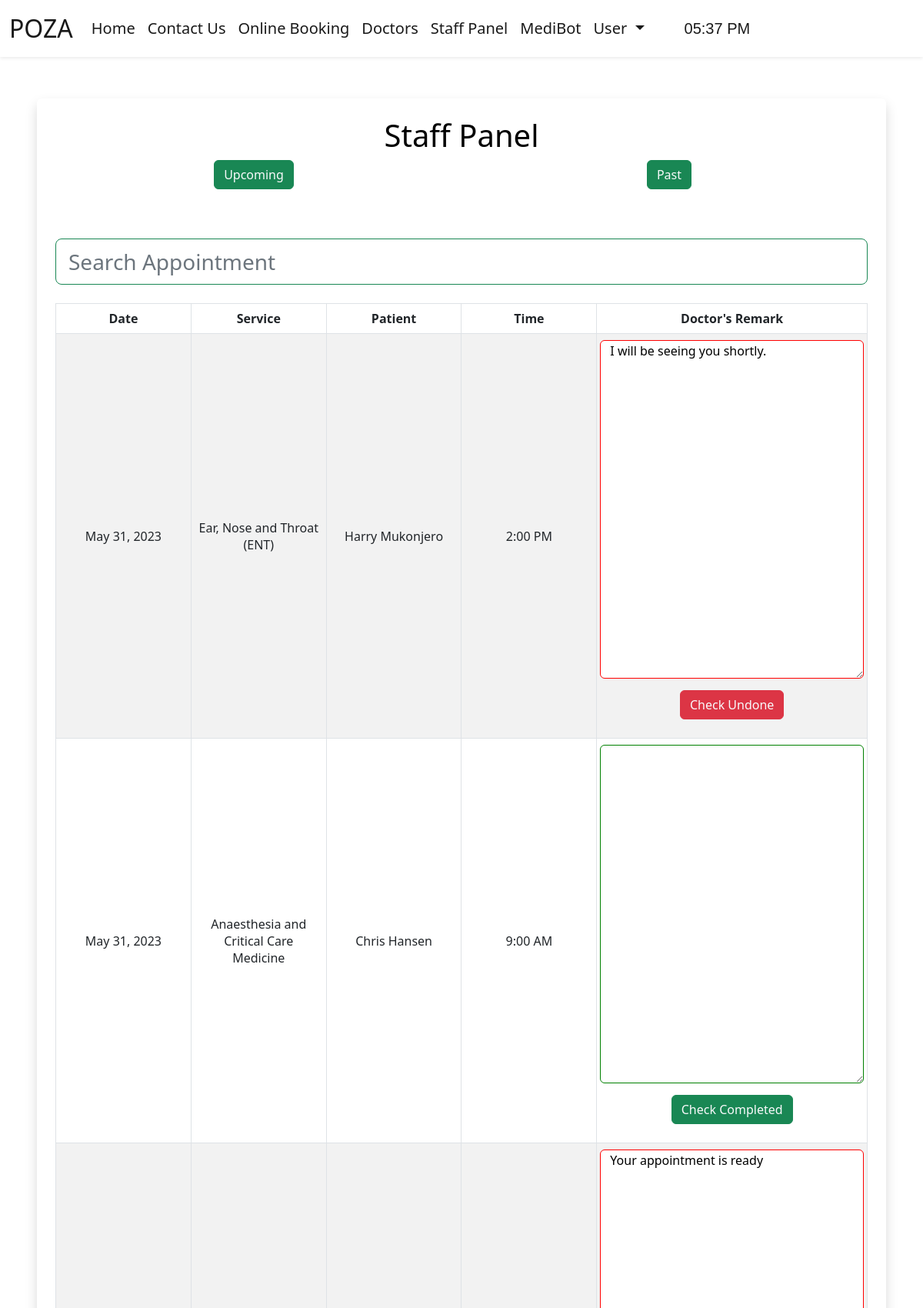
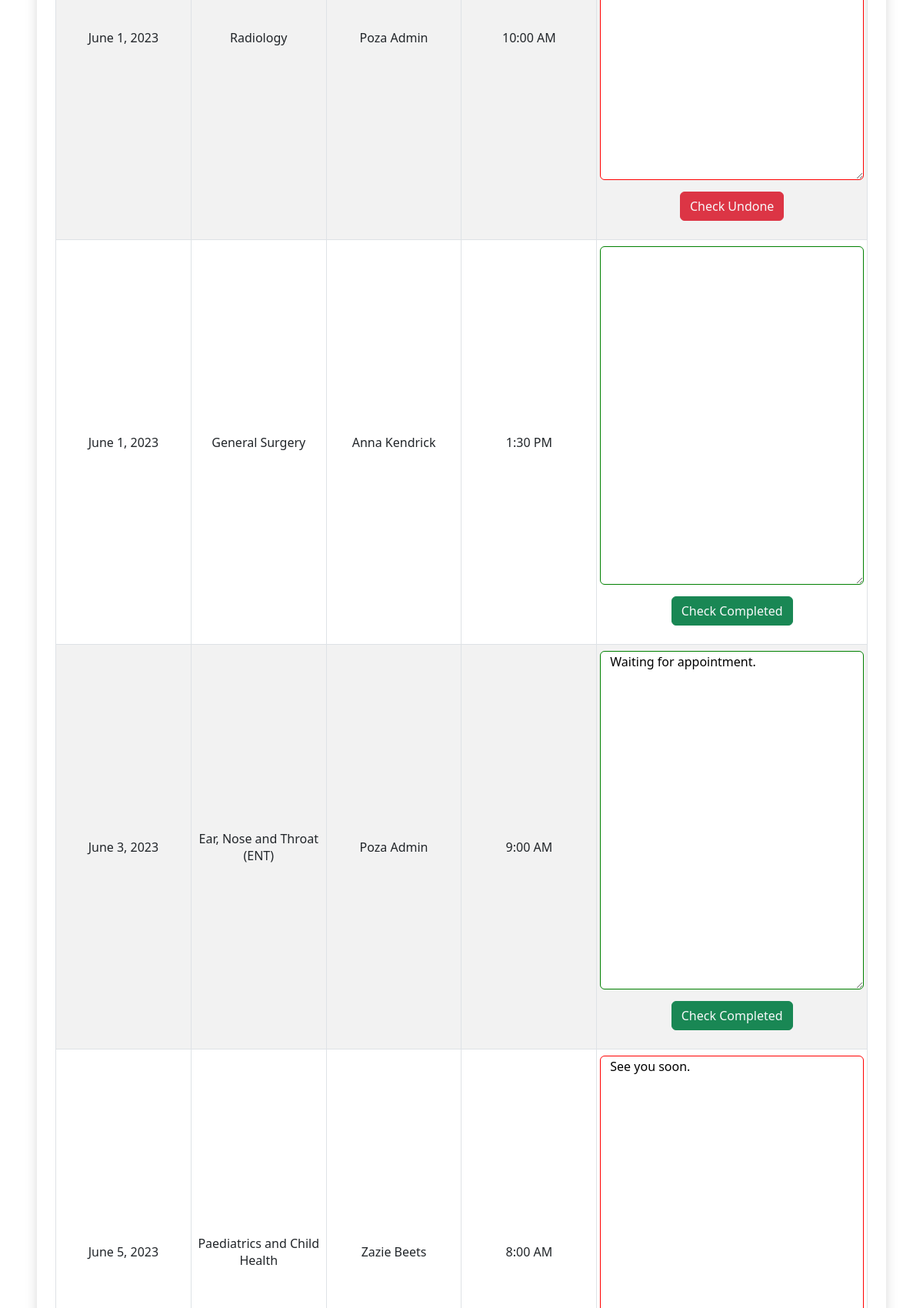
Page /staff-panel/ (signed in, upper part) on the committed database (2 pictures, top to bottom).
### booking/models.py (models this page shows, shortened)
class Appointment(models.Model):
    uuid = models.ForeignKey(Persona, on_delete=models.CASCADE)
    app_id = models.BigAutoField(primary_key=True,)
    service = models.CharField(max_length=50, choices=SERVICE_CHOICES, default="Physician / Internal Medicine")
    day = models.DateField(default=datetime.now)
    time = models.CharField(max_length=10, choices=TIME_CHOICES)
    time_ordered = models.DateTimeField(default=datetime.now, blank=True)
    assigned_doctor = models.CharField(max_length=30, editable=False)
    price = models.PositiveIntegerField()
    note = models.TextField(default="")
    completed = models.BooleanField(default=False)

class Persona(AbstractUser, PermissionsMixin):
    uuid = models.UUIDField(primary_key=True, auto_created=True, default=uuid.uuid4)
    username = None
    name = models.CharField(max_length=50, null=False)
    email = models.EmailField(max_length=255, unique=True, validators=[EmailValidator(message="Please enter a valid email address in the format"), RegexValidator(regex='^name@name.name', inverse_match=True, message="Please provide a valid email address.")])
    birth_date = models.DateField(null=False, validators=[at_least_age_18])
    gender = models.CharField(choices=GENDER_CHOICES, default="Prefer Not To Say", max_length=20)
    phone_no = models.IntegerField(null=False)
    account_type = models.CharField(max_length=10, choices=ACCOUNT_CHOICES, default='PATIENT')
    kin_name = models.CharField(max_length=50, help_text="*Optional", null=True, blank=True)
    kin_contact = models.IntegerField(help_text="*Optional", null=True, blank=True)
    password = models.CharField(max_length=30, validators=[MinLengthValidator(limit_value=8, message="Please ensure the password is at least 8 characters"), RegexValidator(regex='^password', inverse_match=True, message="Please use a different password")], default="password")
    is_superuser = models.BooleanField(default=False)
    is_active = models.BooleanField(default=True)
    last_update = models.DateTimeField(_('last updated'), auto_now=True)
    last_logged = models.DateTimeField(default=datetime.now)
    objects = PersonaManager()
    USERNAME_FIELD = 'email'
    REQUIRED_FIELDS = ['password']

### booking/views.py (the view, shortened to what this page needs)
# urls.py: path('staff-panel/', views.staffPanel, name='staffPanel'),
def staffPanel(request, **extra_fields):
    user = request.user
    if user.is_authenticated:
        today = datetime.today()
        foo = extra_fields.get('foo', None)
        if foo == "past":
            minDate = (today - timedelta(days=30)).strftime('%Y-%m-%d')
            maxDate = (today - timedelta(days=1)).strftime('%Y-%m-%d')
        else:
            minDate = today.strftime('%Y-%m-%d')
            maxDate = (today + timedelta(days=21)).strftime('%Y-%m-%d')
        items = Appointment.objects.filter(day__range=[minDate, maxDate]).order_by('day', 'time')
        return render(request, 'staffPanel.html', {
            'items':items,
            "user": user,
            "name": user.name,
        })
    return custom_error_handler(request)

### booking/context_processors.py (called while the page is built)
def services_processor(request):
    return {
        "service_descriptions": SERVICE_DESCS,
    }

### booking/templates/staffPanel.html (shortened to what this page needs)
{% extends 'layout.html' %}
{% load static %}
{% block body %}
<head>
  <link rel="text/stylesheet" href="./css/layout.css">
</head>
{% if user.is_authenticated and user.account_type != "PATIENT" %}
<div class="shadow p-4 mb-5 bg-body bg-body rounded text-black  m-5 ">
  <div class="row text-center">
    <h1 class="">Staff Panel</h1>
  <div class="col">
    <form action='{% url "staffPanel" foo="upcoming"%}' class="form-inline">
      <button type="submit" class="btn btn-success text-light mx-1" id="upcoming">Upcoming</button>
    </form>
  </div>
  <div class="col">
    <form action='{% url "staffPanel" foo="past"%}' class="form-inline">
      <button type="submit" class="btn btn-success text-light mx-1" id="past">Past</button>
    </form>
  </div>
</div>
<br>
<br>
<input class="form-control form-control-lg fs-3 border border-success" id="myInput" type="text" placeholder="Search Appointment">
<br>
<div class="table-responsive">
  <table class="table align-middle table-bordered table-striped table-hover mx-auto">
    <thead>
      <tr>
        <th class="text-center col-sm-2" scope="col">Date</th>
        <th class="text-center col-sm-2" scope="col">Service</th>
        <th class="text-center col-sm-2" scope="col">Patient</th>
        <th class="text-center col-sm-2" scope="col">Time</th>
        <th class="text-center col-sm-4" scope="col">Doctor's Remark</th>
      </tr>
    </thead>
    <tbody id="myTable">
      {% for item in items %}
      {% if user.name == item.assigned_doctor or user.account_type == "ADMIN"%}
      <tr>
        <td class="text-center">{{item.day}}</td>
        <td class="text-center">{{item.service}}</td>
        <td class="text-center">{{item.uuid.name}}</td>
        <td class="text-center">{{item.time}}</td>
        <td class="text-center">
          <form action='{% url "staffPanel" app_id=item.app_id%}', method="post", class="me-2 ms-2">
            <div class="row">
              {% if not item.completed %}
              <textarea type="text" name="note" id="note" style="height: 150px; border-color:green", placeholder,="Enter any comments, notes or remarks for the patient here...", class="rounded">{{item.note}}</textarea>
              {% else %}
              <textarea readonly="True" type="text" name="note" id="note" style="height: 150px; border-color:red;" class="rounded" placeholder="Enter any comments, notes or remarks for the patient here...">{{item.note}}</textarea>
              {% endif %}
              <div class="col">
                {%if not item.completed %}
                <button type="submit" class="btn btn-success  text-light" id="complete" style="margin-top: 15;" name="button_id" value="complete">Check Completed</button>
                {% else %}
                <button type="submit" class="btn btn-danger  text-light" id="incomplete" name="button_id" value="undo" style="margin-top: 15;">Check Undone</button>
                {% endif %}
              </div>
            </div>
          </form>
        </td>
      </tr>
      {% endif %}
      {% endfor %}
    </tbody>
  </table>
</div>
</div>
{% else %}
<div class="shadow p-4 mb-5 bg-body bg-body rounded text-black  m-5 alert alert-danger" role="alert">
  <p>This page is only accessible to staff!</p>
  <a href="{% url 'login' %}" class="btn btn-primary text-white">Sign in</a>
</div>
  {% endif %}
  {% endblock %}

### booking/templates/css/layout.css (style rules this page uses)
body { padding-top: 80px; }

### booking/templates/staffPanel.html (style rules this page uses)
#note { width: 100%; box-sizing: border-box; height: 100%; min-height: 440; }

### rows in the picture
Appointment: day "May 31, 2023", service "Ear, Nose and Throat (ENT)", uuid.name "Harry Mukonjero", time "2:00 PM", note "I will be seeing you shortly.", completed "Check Undone"
Appointment: day "May 31, 2023", service "Anaesthesia and Critical Care Medicine", uuid.name "Chris Hansen", time "9:00 AM", completed "Check Completed"
Appointment: day "June 1, 2023", service "Radiology", uuid.name "Poza Admin", time "10:00 AM", note "Your appointment is ready", completed "Check Undone"
Appointment: day "June 1, 2023", service "General Surgery", uuid.name "Anna Kendrick", time "1:30 PM", completed "Check Completed"
Appointment: day "June 3, 2023", service "Ear, Nose and Throat (ENT)", uuid.name "Poza Admin", time "9:00 AM", note "Waiting for appointment.", completed "Check Completed"
Appointment: day "June 5, 2023", service "Paediatrics and Child Health", uuid.name "Zazie Beets", time "8:00 AM", note "See you soon."
